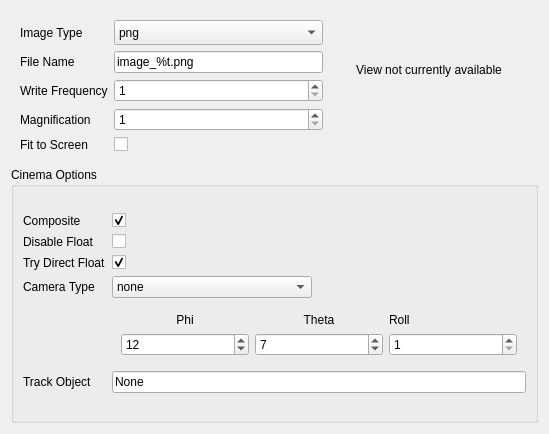
<?xml version="1.0" encoding="UTF-8"?>
<ui version="4.0">
 <class>ImageOutputInfo</class>
 <widget class="QWidget" name="ImageOutputInfo">
  <property name="geometry">
   <rect>
    <x>0</x>
    <y>0</y>
    <width>549</width>
    <height>434</height>
   </rect>
  </property>
  <property name="sizePolicy">
   <sizepolicy hsizetype="Expanding" vsizetype="Minimum">
    <horstretch>0</horstretch>
    <verstretch>0</verstretch>
   </sizepolicy>
  </property>
  <property name="minimumSize">
   <size>
    <width>0</width>
    <height>283</height>
   </size>
  </property>
  <property name="windowTitle">
   <string>Form</string>
  </property>
  <layout class="QVBoxLayout" name="verticalLayout_2">
   <item>
    <widget class="QWidget" name="widget_3" native="true">
     <property name="sizePolicy">
      <sizepolicy hsizetype="Preferred" vsizetype="Minimum">
       <horstretch>0</horstretch>
       <verstretch>0</verstretch>
      </sizepolicy>
     </property>
     <layout class="QHBoxLayout" name="horizontalLayout_2">
      <item>
       <layout class="QGridLayout" name="gridLayout">
        <item row="0" column="1">
         <widget class="QComboBox" name="imageType">
          <property name="enabled">
           <bool>true</bool>
          </property>
          <property name="sizePolicy">
           <sizepolicy hsizetype="Expanding" vsizetype="Fixed">
            <horstretch>0</horstretch>
            <verstretch>0</verstretch>
           </sizepolicy>
          </property>
          <property name="minimumSize">
           <size>
            <width>0</width>
            <height>25</height>
           </size>
          </property>
          <item>
           <property name="text">
            <string>png</string>
           </property>
          </item>
          <item>
           <property name="text">
            <string>bmp</string>
           </property>
          </item>
          <item>
           <property name="text">
            <string>ppm</string>
           </property>
          </item>
          <item>
           <property name="text">
            <string>tif</string>
           </property>
          </item>
          <item>
           <property name="text">
            <string>tiff</string>
           </property>
          </item>
          <item>
           <property name="text">
            <string>jpg</string>
           </property>
          </item>
          <item>
           <property name="text">
            <string>jpeg</string>
           </property>
          </item>
         </widget>
        </item>
        <item row="0" column="0">
         <widget class="QLabel" name="imageTypeLabel">
          <property name="enabled">
           <bool>true</bool>
          </property>
          <property name="text">
           <string>Image Type</string>
          </property>
         </widget>
        </item>
        <item row="1" column="0">
         <widget class="QLabel" name="imageFileNameLabel">
          <property name="enabled">
           <bool>true</bool>
          </property>
          <property name="text">
           <string>File Name</string>
          </property>
         </widget>
        </item>
        <item row="1" column="1">
         <widget class="QLineEdit" name="imageFileName">
          <property name="enabled">
           <bool>true</bool>
          </property>
          <property name="toolTip">
           <string>The file name must contain %t.  This gets replaced with the time step.</string>
          </property>
          <property name="accessibleName">
           <string/>
          </property>
          <property name="text">
           <string>image_%t.png</string>
          </property>
         </widget>
        </item>
        <item row="4" column="0">
         <widget class="QLabel" name="fitToScreenLabel">
          <property name="text">
           <string>Fit to Screen</string>
          </property>
         </widget>
        </item>
        <item row="2" column="1">
         <widget class="QSpinBox" name="imageWriteFrequency">
          <property name="enabled">
           <bool>true</bool>
          </property>
          <property name="sizePolicy">
           <sizepolicy hsizetype="Expanding" vsizetype="Fixed">
            <horstretch>0</horstretch>
            <verstretch>0</verstretch>
           </sizepolicy>
          </property>
          <property name="minimum">
           <number>1</number>
          </property>
          <property name="maximum">
           <number>1000</number>
          </property>
         </widget>
        </item>
        <item row="3" column="0">
         <widget class="QLabel" name="imageMagnificationLabel">
          <property name="enabled">
           <bool>true</bool>
          </property>
          <property name="text">
           <string>Magnification</string>
          </property>
         </widget>
        </item>
        <item row="3" column="1">
         <widget class="QSpinBox" name="imageMagnification">
          <property name="enabled">
           <bool>true</bool>
          </property>
          <property name="sizePolicy">
           <sizepolicy hsizetype="Expanding" vsizetype="Fixed">
            <horstretch>0</horstretch>
            <verstretch>0</verstretch>
           </sizepolicy>
          </property>
          <property name="minimum">
           <number>1</number>
          </property>
          <property name="maximum">
           <number>1000</number>
          </property>
         </widget>
        </item>
        <item row="4" column="1">
         <widget class="QCheckBox" name="fitToScreen">
          <property name="toolTip">
           <string>Check to reset the view to fit the objects to the view every outputted time step.</string>
          </property>
          <property name="whatsThis">
           <string>Check to reset the view to fit the objects to the view every outputted time step.</string>
          </property>
          <property name="layoutDirection">
           <enum>Qt::LeftToRight</enum>
          </property>
          <property name="text">
           <string/>
          </property>
         </widget>
        </item>
        <item row="2" column="0">
         <widget class="QLabel" name="imageWriteFrequencyLabel">
          <property name="enabled">
           <bool>true</bool>
          </property>
          <property name="text">
           <string>Write Frequency</string>
          </property>
         </widget>
        </item>
       </layout>
      </item>
      <item alignment="Qt::AlignTop">
       <widget class="QLabel" name="thumbnailLabel">
        <property name="sizePolicy">
         <sizepolicy hsizetype="Preferred" vsizetype="Minimum">
          <horstretch>0</horstretch>
          <verstretch>0</verstretch>
         </sizepolicy>
        </property>
        <property name="minimumSize">
         <size>
          <width>200</width>
          <height>100</height>
         </size>
        </property>
        <property name="baseSize">
         <size>
          <width>147</width>
          <height>145</height>
         </size>
        </property>
        <property name="text">
         <string>View not currently available</string>
        </property>
        <property name="scaledContents">
         <bool>false</bool>
        </property>
        <property name="alignment">
         <set>Qt::AlignCenter</set>
        </property>
        <property name="wordWrap">
         <bool>true</bool>
        </property>
       </widget>
      </item>
     </layout>
    </widget>
   </item>
   <item>
    <widget class="QGroupBox" name="gbCinemaOptions">
     <property name="sizePolicy">
      <sizepolicy hsizetype="Preferred" vsizetype="Expanding">
       <horstretch>0</horstretch>
       <verstretch>0</verstretch>
      </sizepolicy>
     </property>
     <property name="title">
      <string>Cinema Options</string>
     </property>
     <layout class="QVBoxLayout" name="verticalLayout">
      <item>
       <layout class="QGridLayout" name="gridLayout_4">
        <item row="5" column="2">
         <widget class="QWidget" name="wCameraOptions" native="true">
          <property name="enabled">
           <bool>true</bool>
          </property>
          <property name="sizePolicy">
           <sizepolicy hsizetype="Preferred" vsizetype="Fixed">
            <horstretch>0</horstretch>
            <verstretch>0</verstretch>
           </sizepolicy>
          </property>
          <property name="minimumSize">
           <size>
            <width>0</width>
            <height>60</height>
           </size>
          </property>
          <property name="baseSize">
           <size>
            <width>0</width>
            <height>60</height>
           </size>
          </property>
          <layout class="QGridLayout" name="gridLayout_2">
           <item row="0" column="2">
            <widget class="QLabel" name="rollLabel">
             <property name="text">
              <string>Roll</string>
             </property>
            </widget>
           </item>
           <item row="1" column="2">
            <widget class="QSpinBox" name="rollResolution">
             <property name="toolTip">
              <string>The number of camera positions in the roll direction.</string>
             </property>
             <property name="minimum">
              <number>1</number>
             </property>
             <property name="maximum">
              <number>64</number>
             </property>
             <property name="value">
              <number>1</number>
             </property>
            </widget>
           </item>
           <item row="0" column="0">
            <widget class="QLabel" name="phiLabel">
             <property name="enabled">
              <bool>true</bool>
             </property>
             <property name="maximumSize">
              <size>
               <width>16777215</width>
               <height>20</height>
              </size>
             </property>
             <property name="text">
              <string>Phi</string>
             </property>
             <property name="alignment">
              <set>Qt::AlignCenter</set>
             </property>
            </widget>
           </item>
           <item row="1" column="0">
            <widget class="QSpinBox" name="phiResolution">
             <property name="enabled">
              <bool>true</bool>
             </property>
             <property name="toolTip">
              <string>The number of camera positions in phi direction.</string>
             </property>
             <property name="minimum">
              <number>1</number>
             </property>
             <property name="maximum">
              <number>64</number>
             </property>
             <property name="value">
              <number>12</number>
             </property>
            </widget>
           </item>
           <item row="1" column="1">
            <widget class="QSpinBox" name="thetaResolution">
             <property name="enabled">
              <bool>true</bool>
             </property>
             <property name="toolTip">
              <string>The number of camera positions in the theta direction.</string>
             </property>
             <property name="minimum">
              <number>1</number>
             </property>
             <property name="maximum">
              <number>32</number>
             </property>
             <property name="value">
              <number>7</number>
             </property>
            </widget>
           </item>
           <item row="0" column="1">
            <widget class="QLabel" name="thetaLabel">
             <property name="enabled">
              <bool>true</bool>
             </property>
             <property name="maximumSize">
              <size>
               <width>16777215</width>
               <height>20</height>
              </size>
             </property>
             <property name="text">
              <string>Theta</string>
             </property>
             <property name="alignment">
              <set>Qt::AlignCenter</set>
             </property>
            </widget>
           </item>
          </layout>
         </widget>
        </item>
        <item row="4" column="0">
         <widget class="QLabel" name="cinemaLabel">
          <property name="enabled">
           <bool>true</bool>
          </property>
          <property name="text">
           <string>Camera Type</string>
          </property>
         </widget>
        </item>
        <item row="4" column="2">
         <widget class="QComboBox" name="cinemaExport">
          <property name="enabled">
           <bool>true</bool>
          </property>
          <property name="maximumSize">
           <size>
            <width>200</width>
            <height>16777215</height>
           </size>
          </property>
          <property name="toolTip">
           <string>Mode for the cinema store of this view: none=don't export, static=fixed camera, phi-theta=Phi*Theta camera positions around focal point, AER=camera rotates arbitrarily around focal point, YPR=camera rotates arbitrarily from vantage point.</string>
          </property>
          <item>
           <property name="text">
            <string>none</string>
           </property>
          </item>
          <item>
           <property name="text">
            <string>static</string>
           </property>
          </item>
          <item>
           <property name="text">
            <string>phi-theta</string>
           </property>
          </item>
          <item>
           <property name="text">
            <string>azimuth-elevation-roll</string>
           </property>
          </item>
          <item>
           <property name="text">
            <string>yaw-pitch-roll</string>
           </property>
          </item>
         </widget>
        </item>
        <item row="6" column="2">
         <widget class="QLineEdit" name="trackObjectName">
          <property name="toolTip">
           <string>&lt;html&gt;&lt;head/&gt;&lt;body&gt;&lt;p&gt;Enter name from Pipeline Browser for camera to track over time.&lt;/p&gt;&lt;/body&gt;&lt;/html&gt;</string>
          </property>
          <property name="text">
           <string>None</string>
          </property>
         </widget>
        </item>
        <item row="6" column="0">
         <widget class="QLabel" name="trackObjectLabel">
          <property name="text">
           <string>Track Object</string>
          </property>
         </widget>
        </item>
        <item row="0" column="0">
         <widget class="QLabel" name="laComposite">
          <property name="text">
           <string>Composite</string>
          </property>
         </widget>
        </item>
        <item row="0" column="2">
         <widget class="QCheckBox" name="composite">
          <property name="toolTip">
           <string>Whether to export specA (simple RGB) or newer (compositible deferred rendering images) format stores</string>
          </property>
          <property name="text">
           <string/>
          </property>
          <property name="checked">
           <bool>true</bool>
          </property>
         </widget>
        </item>
        <item row="2" column="0">
         <widget class="QLabel" name="laFloatValue">
          <property name="text">
           <string>Try Direct Float</string>
          </property>
         </widget>
        </item>
        <item row="2" column="2">
         <widget class="QCheckBox" name="cbUseFloatValues">
          <property name="toolTip">
           <string>Render recolorable float value pixels via GL_ARB_texture_float buffers if available.</string>
          </property>
          <property name="text">
           <string/>
          </property>
          <property name="checked">
           <bool>true</bool>
          </property>
         </widget>
        </item>
        <item row="1" column="0">
         <widget class="QLabel" name="laNoFloat">
          <property name="text">
           <string>Disable Float</string>
          </property>
         </widget>
        </item>
        <item row="1" column="2">
         <widget class="QCheckBox" name="cbNoValues">
          <property name="toolTip">
           <string>Use prebaked lookup table as RGB pixels instead of recolorable float value pixels. </string>
          </property>
          <property name="text">
           <string/>
          </property>
         </widget>
        </item>
       </layout>
      </item>
     </layout>
    </widget>
   </item>
  </layout>
 </widget>
 <tabstops>
  <tabstop>imageType</tabstop>
  <tabstop>imageFileName</tabstop>
  <tabstop>imageWriteFrequency</tabstop>
  <tabstop>imageMagnification</tabstop>
  <tabstop>fitToScreen</tabstop>
  <tabstop>cinemaExport</tabstop>
  <tabstop>phiResolution</tabstop>
  <tabstop>thetaResolution</tabstop>
  <tabstop>rollResolution</tabstop>
 </tabstops>
 <resources/>
 <connections/>
</ui>
